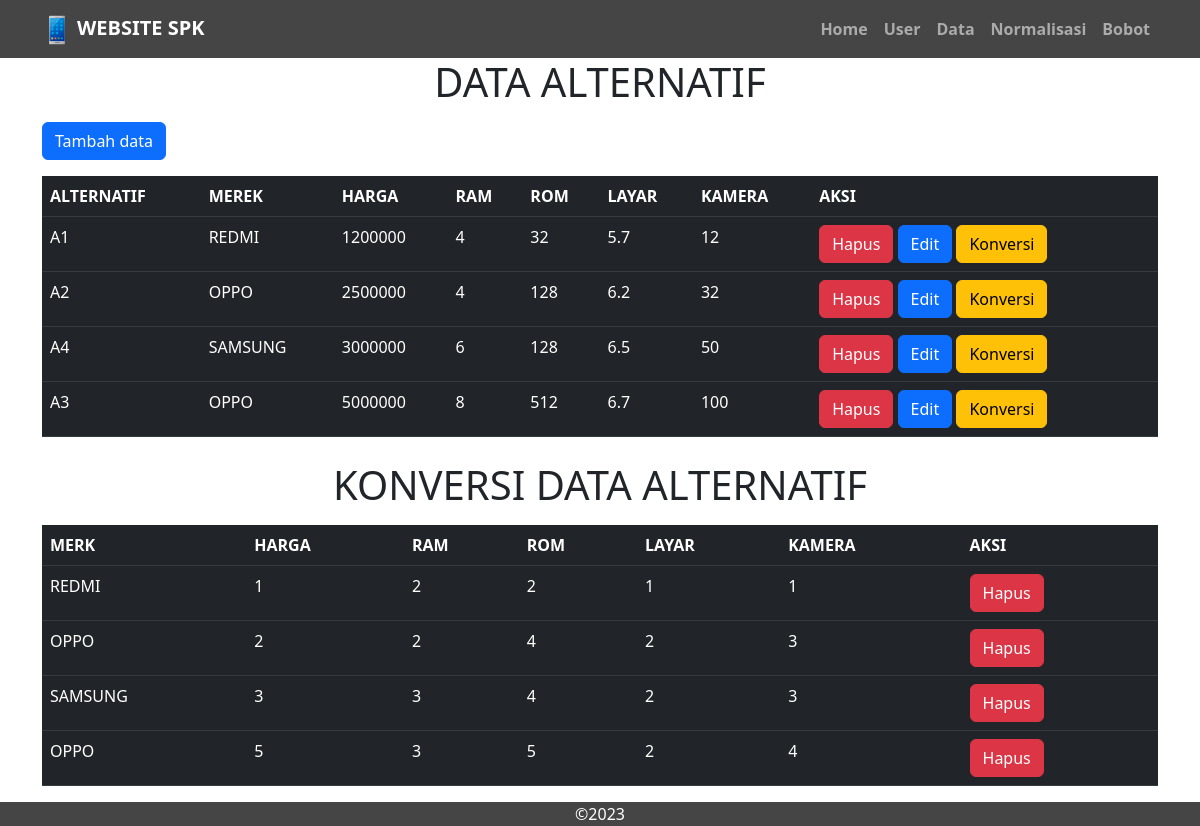
Page /app/alternatif.php on the committed database.
### tables this page shows
CREATE TABLE `alternatif` (
  `id_alternatif` int(11) NOT NULL,
  `alternatif` varchar(12) NOT NULL,
  `merk` varchar(50) NOT NULL,
  `harga` varchar(10) NOT NULL,
  `ram` varchar(12) NOT NULL,
  `rom` varchar(50) NOT NULL,
  `layar` varchar(50) NOT NULL,
  `kamera` varchar(100) NOT NULL
);

CREATE TABLE `konversi` (
  `kode` int(11) NOT NULL,
  `merk` varchar(100) NOT NULL,
  `c1` double NOT NULL,
  `c2` double NOT NULL,
  `c3` double NOT NULL,
  `c4` double NOT NULL,
  `c5` double NOT NULL
);

### app/alternatif.php (the view, shortened to what this page needs)
<!doctype html>
<html lang="en">
<!doctype html>
<html lang="en">
<head>
    <link href="https://cdn.jsdelivr.net/npm/bootstrap@5.3.0-alpha3/dist/css/bootstrap.min.css" rel="stylesheet"
>
</head>
<body>
    <nav class="navbar navbar-expand-lg  fw-bold navbar-dark">
        <div class="container">
            <a class="navbar-brand " href="#"> <img src="../img/phone.png" alt="" srcset="">WEBSITE SPK</a>
            <div class="collapse navbar-collapse" id="navbarNav">
                <ul class="navbar-nav ms-auto">
                    <li class="nav-item">
                        <a class="nav-link " aria-current="page" href="index.php">Home</a>
                    </li>
                    <li class="nav-item">
                        <a class="nav-link" aria-current="page" href="user.php">User</a>
                    </li>
                    <li class="nav-item">
                        <a class="nav-link" aria-current="page" href="alternatif.php">Data</a>
                    </li>
                    <li class="nav-item">
                        <a class="nav-link " aria-current="page" href="normalisasi.php">Normalisasi</a>
                    </li>
                    <li class="nav-item">
                        <a class="nav-link " aria-current="page" href="bobot.php">Bobot</a>
                    </li>
                </ul>
            </div>
        </div>
    </nav>
    <div class="data container">
        <h1 class="text-center mb-3">DATA ALTERNATIF</h1>
        <button type="button" class="btn btn-primary" data-bs-toggle="modal" data-bs-target="#tambah">
            Tambah data
        </button>
        <div class="scroll">
            <table class="table table-dark mt-3">
                <thead>
                    <tr>
                        <th>ALTERNATIF</th>
                        <th>MEREK</th>
                        <th>HARGA</th>
                        <th>RAM</th>
                        <th>ROM</th>
                        <th>LAYAR</th>
                        <th>KAMERA</th>
                        <th>AKSI</th>
                    </tr>
                </thead>
                <tbody>
                    <?php
                    include('cnnt.php');
                    $sql = mysqli_query($conn, "select * from alternatif");
                    while ($data = $sql->fetch_assoc()) {
                        ?>
                        <tr>
                            <td>
                                <?= $data['alternatif'] ?>
                            </td>
                            <td>
                                <?= $data['merk'] ?>
                            </td>
                            <td>
                                <?= $data['harga'] ?>
                            </td>
                            <td>
                                <?= $data['ram'] ?>
                            </td>
                            <td>
                                <?= $data['rom'] ?>
                            </td>
                            <td>
                                <?= $data['layar'] ?>
                            </td>
                            <td>
                                <?= $data['kamera'] ?>
                            </td>
                            <td>
                                <a href="hapus_alt.php?id=<?= $data['id_alternatif'] ?>" class="btn btn-danger">Hapus</a>
                                <button type="button" class="btn btn-primary" data-bs-toggle="modal"
                                    data-bs-target="#edit<?= $data['id_alternatif'] ?>">
                                    Edit
                                </button>
                                <button type="button" class="btn btn-warning" data-bs-toggle="modal"
                                    data-bs-target="#konversi<?= $data['id_alternatif'] ?>">
                                    Konversi
                                </button>
                            </td>
                        </tr>
                        <?php
                    }
                    ?>
                </tbody>
            </table>
        </div>
        <h1 class="text-center mt-4 mb-3">KONVERSI DATA ALTERNATIF</h1>
        <div class="scroll">
            <table class="table table-dark">
                <thead>
                    <tr>
                        <th>MERK</th>
                        <th>HARGA</th>
                        <th>RAM</th>
                        <th>ROM</th>
                        <th>LAYAR</th>
                        <th>KAMERA</th>
                        <th>AKSI</th>
                    </tr>
                </thead>
                <tbody>
                    <?php
                    include("cnnt.php");
                    $sql = mysqli_query($conn, "select * from konversi");
                    while ($data = $sql->fetch_assoc()) {
                        ?>
                        <tr>
                            <td>
                                <?= $data['merk'] ?>
                            </td>
                            <td>
                                <?= $data['c1'] ?>
                            </td>
                            <td>
                                <?= $data['c2'] ?>
                            </td>
                            <td>
                                <?= $data['c3'] ?>
                            </td>
                            <td>
                                <?= $data['c4'] ?>
                            </td>
                            <td>
                                <?= $data['c5'] ?>
                            </td>
                            <td><a href="hapus_cnvt.php?id=<?= $data['kode'] ?>" class="btn btn-danger">Hapus</a>
                            </td>
                        </tr>
                        <?php
                    }
                    ?>
                </tbody>
            </table>
        </div>
    </div>
    <footer>
        <div class="container text-center">
            &copy;2023
        </div>
    </footer>
</body>

### app/alternatif.php (style rules this page uses)
nav { background-color: #454545 !important; }
img { width: 30px; margin-right: 5px; }
footer { width: 100%; bottom: 0; color: white; background-color: #454545 !important; }
html { scroll-behavior: smooth; }

### rows in the picture
alternatif: alternatif "A1", merk "REDMI", harga "1200000", ram "4", rom "32", layar "5.7", kamera "12"
alternatif: alternatif "A2", merk "OPPO", harga "2500000", ram "4", rom "128", layar "6.2", kamera "32"
alternatif: alternatif "A4", merk "SAMSUNG", harga "3000000", ram "6", rom "128", layar "6.5", kamera "50"
alternatif: alternatif "A3", merk "OPPO", harga "5000000", ram "8", rom "512", layar "6.7", kamera "100"
konversi: merk "REDMI", c1 "1", c2 "2", c3 "2", c4 "1", c5 "1"
konversi: merk "OPPO", c1 "2", c2 "2", c3 "4", c4 "2", c5 "3"
konversi: merk "SAMSUNG", c1 "3", c2 "3", c3 "4", c4 "2", c5 "3"
konversi: merk "OPPO", c1 "5", c2 "3", c3 "5", c4 "2", c5 "4"
